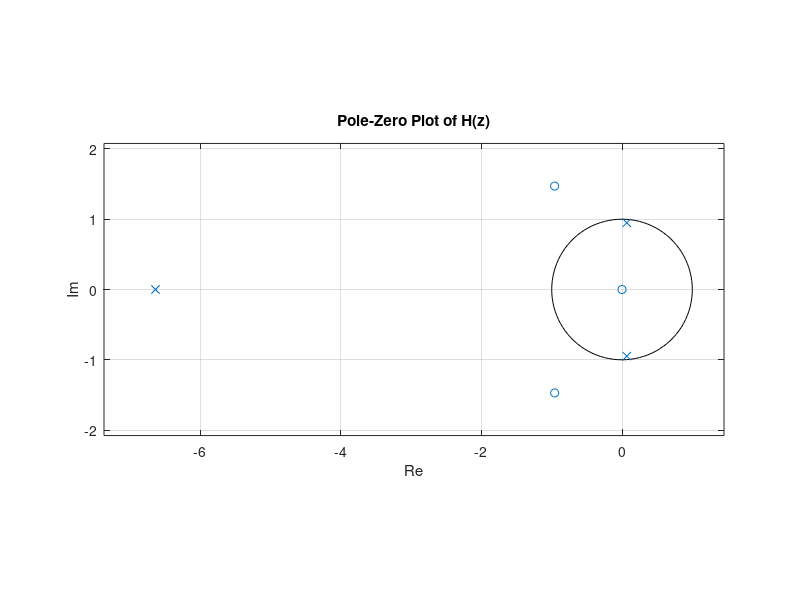

Reproduce this figure in MATLAB. (Note: this script raises an error after producing the figure.)
clc
clear
close all
%%%% Lei(Raymond) Chi HW3

%%be discrete

num = [12, 23, 37, 0];
den = [2, 13, 0, 12];
zplane(num, den);

title('Pole-Zero Plot of H(z)');
xlabel('Re');
ylabel('Im');

[z, p, k] = tf2zpk(num, den);

impulse_response = impz(num, den, 66);
n = 0:65;
stem(n, impulse_response);
title('Impulse Response of H(z)');
xlabel('Index');
ylabel('Amp');

n = 1:55;
x = sin(n/10);

% Filter using MATLAB's filter function
y1 = filter(num, den, x);

% Filter using convolution with the impulse response
y2 = conv(x, impulse_response);

figure;
subplot(2,1,1);
stem(n, y1);
title('Output of H(z) using filter');
xlabel('Index');
ylabel('Amp');

subplot(2,1,2);
stem(n, y2(1:55));
title('Output of H(z) using convolution');
xlabel('Index');
ylabel('Amp');


%%Poley moley

load handel.mat
soundsc(y, Fs);


k = 0.1;
p = [0.74*exp(0.76j), 0.74*exp(-0.76j), 0.96*exp(1.24j), 0.96*exp(-1.24j)];
z = [exp(2.06j), exp(-2.06j), exp(1.43j), exp(-1.43j)];

b = k * poly(z);
a = poly(p);


[H, w] = freqz(b, a);

figure;
subplot(2,1,1);
plot(w/pi, abs(H));
title('Magnitude');
xlabel('Normalized Frequency (\times\pi rad/sample)');
ylabel('Mag (dB)');
grid on;

subplot(2,1,2);
plot(w/pi, unwrap(angle(H)));
title('Phase Response');
xlabel('Normalized Frequency (\times\pi rad/sample)');
ylabel('Phase (rad)');
grid on;

%% bonus 
figure;
zplane(b, a);
title('Pole-Zero Plot');

%question 4
y_filtered = filter(b, a, y);
soundsc(y_filtered, Fs);

%% bonus 
z_new = [exp(2.06j), exp(-2.06j), exp(1.43j), exp(-1.43j), exp(pi/3*j), exp(pi/4*j)];
b_new = k * poly(z_new);
a_new = poly(p);

[H_new, w_new] = freqz(b_new, a_new);

